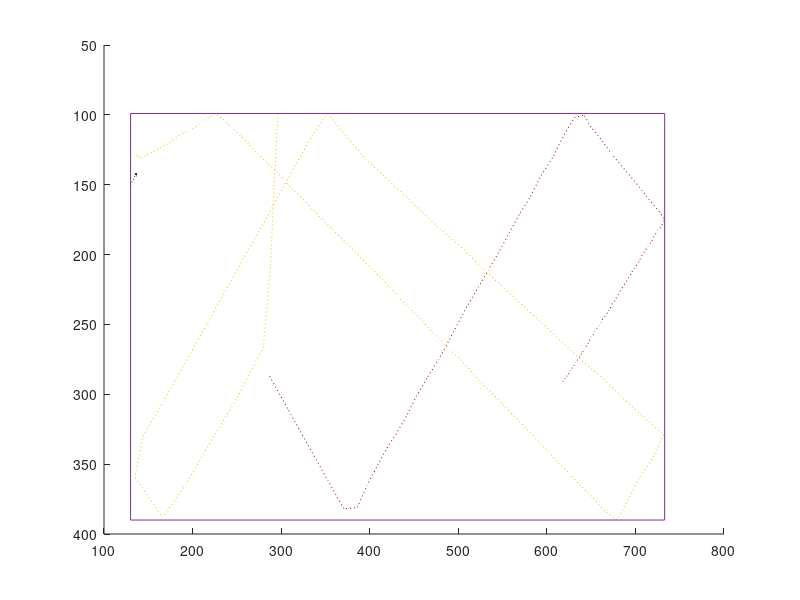

Here is the MATLAB script that generated this plot: (Note: this script raises an error after producing the figure.)
clear;clc; close all

pos = [[287,287,296,99,136,142];[287,287,296,103,136,142];[287,287,292,152,136,143];[287,287,288,208,136,142];[287,287,280,266,137,143];[308,311,250,303,137,144];[330,336,224,330,136,143];[353,362,192,365,136,142];[371,382,166,388,136,142];[386,381,135,359,136,143];[397,365,144,330,136,142];[408,352,167,305,136,142];[419,339,192,277,136,143];[431,327,216,250,136,142];[442,315,238,225,136,143];[453,301,258,202,136,142];[465,288,278,180,136,142];[478,275,298,157,136,143];[489,262,316,136,136,142];[499,250,334,116,136,143];[510,237,352,99,136,142];[523,223,376,117,136,142];[534,211,396,132,136,143];[547,197,418,145,136,142];[558,184,437,156,136,142];[570,170,460,170,136,142];[581,159,480,182,136,143];[593,144,504,195,136,142];[607,130,526,209,136,143];[618,116,548,222,136,142];[631,102,572,236,136,143];[642,100,594,249,136,142];[650,109,616,262,136,143];[658,115,640,276,136,142];[665,121,664,289,136,143];[673,128,686,303,136,142];[681,134,709,316,136,143];[689,140,732,329,136,142];[697,146,721,344,136,143];[705,152,705,359,136,142];[712,158,692,375,136,143];[720,164,679,390,136,142];[728,170,666,384,136,143];[733,175,652,374,136,142];[729,180,639,366,136,143];[725,183,626,357,136,142];[721,187,613,349,136,143];[718,191,600,340,136,142];[714,194,588,332,136,143];[710,198,576,324,136,142];[707,201,562,315,136,143];[704,205,550,307,136,142];[701,208,538,299,136,143];[697,211,526,292,136,142];[695,214,514,283,136,143];[691,218,502,275,136,142];[688,221,490,268,136,143];[685,224,478,260,136,142];[682,227,467,253,136,143];[679,230,456,245,136,142];[677,233,444,238,136,143];[674,235,432,230,136,142];[671,239,422,223,136,143];[669,241,410,215,136,142];[666,244,399,208,136,143];[663,246,388,201,136,142];[661,249,377,194,136,143];[659,251,366,187,136,142];[656,253,356,181,136,143];[654,255,345,174,136,142];[652,258,335,167,136,143];[650,259,324,160,136,142];[648,262,314,154,136,143];[646,264,304,147,136,142];[644,266,294,140,136,143];[642,267,284,134,136,142];[641,269,274,128,136,143];[639,271,264,121,136,142];[637,273,254,115,136,143];[636,274,244,109,136,142];[634,276,234,103,136,143];[632,277,225,99,136,142];[631,279,218,102,136,143];[630,280,210,105,136,142];[629,281,204,108,136,143];[627,282,196,111,136,142];[626,283,189,113,136,143];[625,285,182,116,136,142];[624,286,176,119,136,143];[623,287,168,122,136,142];[622,287,162,124,136,143];[621,288,154,127,136,142];[620,289,148,129,136,143];[620,289,142,131,135,143];[619,290,139,130,134,146];[619,290,136,129,132,147];[619,290,134,128,131,149];[618,291,132,128,130,151];[618,291,130,128,130,153];[618,291,130,127,130,153]];
ball_diam = 11;

x_min = min(min(pos(:,[1 3 5])));
x_max = max(max(pos(:,[1 3 5])));
y_min = min(min(pos(:,[2 4 6])));
y_max = max(max(pos(:,[2 4 6])));

ScoreSheet = figure(1);

hold on

plot(pos(:,1),pos(:,2),'color',[0.631 0.075 0.004],'lineStyle',':');
plot(pos(:,3),pos(:,4),'color',[0.929 0.761 0.016],'lineStyle',':');
plot(pos(:,5),pos(:,6),'color',[0.157 0.157 0.235],'lineStyle',':');
axis ij

line([x_min x_max],[y_min y_min]);
line([x_min x_max],[y_max y_max]);
line([x_min x_min],[y_min y_max]);
line([x_max x_max],[y_min y_max]);

posleft = [pos;pos(end,:);pos(end,:)];
posright = [pos(1,:);pos(1,:);pos];
pos = [pos(1,:);pos;pos(end,:)];

n_frames = numel(pos)/6;

vel = (posright-posleft)/2;
acc = (posright-2*pos+posleft)/4;

dist(1) = floor(sum(sqrt(vel(2:end-1,1).^2+vel(2:end-1,2).^2)));
dist(2) = floor(sum(sqrt(vel(2:end-1,3).^2+vel(2:end-1,4).^2)));
dist(3) = floor(sum(sqrt(vel(2:end-1,5).^2+vel(2:end-1,6).^2)));

velleft=[vel(2:end,:);vel(end,:)];
velright=[vel(1,:);vel(1:end-1,:)];

moving(:,1) = (pos(:,1)-pos(1,1)).^2 + (pos(:,2)-pos(1,2)).^2 >= 100;
moving(:,2) = (pos(:,3)-pos(1,3)).^2 + (pos(:,4)-pos(1,4)).^2 >= 100;
moving(:,3) = (pos(:,5)-pos(1,5)).^2 + (pos(:,6)-pos(1,6)).^2 >= 100;

moving_ind = find(moving);
player_ball = ceil(min(moving_ind(mod(moving_ind-1,n_frames)==min(mod(moving_ind-1,n_frames))))/n_frames);

if player_ball == 1
    player='red';
    ball_a = 2;
    ball_b = 3;
elseif player_ball == 2
    player='yellow';
    ball_a = 1;
    ball_b = 3;
else
    player='white';
    player_ball = 3;
    ball_a = 1;
    ball_b = 2;
end

vel_comp = sqrt(max(vel(:,2*player_ball-1).^2+vel(:,2*player_ball).^2,max(velleft(:,2*player_ball-1).^2+velleft(:,2*player_ball).^2,velright(:,2*player_ball-1).^2+velright(:,2*player_ball).^2)));

vel_comp_a = ball_diam + sqrt(max((vel(:,2*player_ball-1)-vel(:,2*ball_a-1)).^2+(vel(:,2*player_ball)-vel(:,2*ball_a)).^2,max((velleft(:,2*player_ball-1)-velleft(:,2*ball_a-1)).^2+(velleft(:,2*player_ball)-velleft(:,2*ball_a)).^2,(velright(:,2*player_ball-1)-velright(:,2*ball_a-1)).^2+(velright(:,2*player_ball)-velright(:,2*ball_a)).^2)));
vel_comp_b = ball_diam + sqrt(max((vel(:,2*player_ball-1)-vel(:,2*ball_b-1)).^2+(vel(:,2*player_ball)-vel(:,2*ball_b)).^2,max((velleft(:,2*player_ball-1)-velleft(:,2*ball_b-1)).^2+(velleft(:,2*player_ball)-velleft(:,2*ball_b)).^2,(velright(:,2*player_ball-1)-velright(:,2*ball_b-1)).^2+(velright(:,2*player_ball)-velright(:,2*ball_b)).^2)));

band_touch_left = velleft(:,2*player_ball-1) < 0 & velright(:,2*player_ball-1) > 0 & (pos(:,2*player_ball-1)-x_min) <= vel_comp;
band_touch_right = velleft(:,2*player_ball-1) > 0 & velright(:,2*player_ball-1) < 0 & (-pos(:,2*player_ball-1)+x_max) <= vel_comp;
band_touch_up = velleft(:,2*player_ball) < 0 & velright(:,2*player_ball) > 0 & (pos(:,2*player_ball)-y_min) <= vel_comp;
band_touch_down = velleft(:,2*player_ball) > 0 & velright(:,2*player_ball) < 0 & (-pos(:,2*player_ball)+y_max) <= vel_comp;
ball_touch_a = (abs(acc(:,2*player_ball-1)) > 0 | abs(acc(:,2*player_ball)) > 0) & (abs(acc(:,2*ball_a-1)) > 0 | abs(acc(:,2*ball_a)) > 0) & ((pos(:,2*player_ball-1)-pos(:,2*ball_a-1)).^2 + (pos(:,2*player_ball)-pos(:,2*ball_a)).^2) < vel_comp_a.^2;
ball_touch_b = (abs(acc(:,2*player_ball-1)) > 0 | abs(acc(:,2*player_ball)) > 0) & (abs(acc(:,2*ball_b-1)) > 0 | abs(acc(:,2*ball_b)) > 0) & ((pos(:,2*player_ball-1)-pos(:,2*ball_b-1)).^2 + (pos(:,2*player_ball)-pos(:,2*ball_b)).^2) < vel_comp_b.^2;

band_touch_left_left = [band_touch_left(2:end);band_touch_left(end)];
band_touch_right_left = [band_touch_right(2:end);band_touch_right(end)];
band_touch_up_left = [band_touch_up(2:end);band_touch_up(end)];
band_touch_down_left = [band_touch_down(2:end);band_touch_down(end)];
ball_touch_a_left = [ball_touch_a(2:end);ball_touch_a(end)];
ball_touch_b_left = [ball_touch_b(2:end);ball_touch_b(end)];

band_touch_left(band_touch_left & band_touch_left_left) = 0;
band_touch_right(band_touch_right & band_touch_right_left) = 0;
band_touch_up(band_touch_up & band_touch_up_left) = 0;
band_touch_down(band_touch_down & band_touch_down_left) = 0;
ball_touch_a(ball_touch_a & ball_touch_a_left) = 0;
ball_touch_b(ball_touch_b & ball_touch_b_left) = 0;

band_touch=find(band_touch_left | band_touch_right | band_touch_up | band_touch_down);
ball_touch_a = find(ball_touch_a);
ball_touch_b = find(ball_touch_b);

plot(pos(band_touch,2*player_ball-1),pos(band_touch,2*player_ball),'sq','lineStyle','none','color',[0.000000,0.000000,0.000000]);
plot(pos(ball_touch_a,2*player_ball-1),pos(ball_touch_a,2*player_ball),'o','lineStyle','none','color',[0.670588,0.521569,0.517647]);
plot(pos(ball_touch_b,2*player_ball-1),pos(ball_touch_b,2*player_ball),'o','lineStyle','none','color',[0.670588,0.521569,0.517647]);

win = 0;

if numel(ball_touch_a) && numel(ball_touch_b) && numel(band_touch)>=3
    if max(ball_touch_a) < min(ball_touch_b)
        band_touch = band_touch(band_touch>max(ball_touch_a) & band_touch<min(ball_touch_b));
        if numel(band_touch)>=3
            win = 1;
        end
    else
        band_touch = band_touch(band_touch>max(ball_touch_b) & band_touch<min(ball_touch_a));
        if numel(band_touch)>=3
            win = 1;
        end
    end
end

if numel(ball_touch_a) && numel(ball_touch_b)
    balls_touched_t = "2 balls touched";
elseif numel(ball_touch_a) || numel(ball_touch_b)
    balls_touched_t = "1 ball touched";
else
    balls_touched_t = "No ball touched";
end

if numel(band_touch) >= 2
    band_touched_t = sprintf("%d bands touched",numel(band_touch));
elseif numel(band_touch) == 1
    band_touched_t = "1 band touched";
else
    band_touched_t = "No band touched";
end

if win
    win_mess = "You won. You're wonderful <3";
else
    win_mess = "You lost. You litte shit.";
end

text_to_display = {sprintf("Scores for player %s",player),balls_touched_t,band_touched_t,sprintf("dist(r) = %dpx",dist(1)),sprintf("dist(y) = %dpx",dist(2)),sprintf("dist(w) = %dpx",dist(3)),win_mess};
x_text = x_min + [1 13 13 1 7 13 1]*(x_max-x_min)/18;
y_text = y_max + [14 14 43 72 72 72 43];
text(x_text,y_text,text_to_display);

time_t = floor(clock);
scoresheet_title = sprintf('Scores Sheet - F3 - %s %dh%dmin%ds',date,time_t(4:6));
sgtitle(scoresheet_title)

axis([x_min-5 x_max+5 y_min-5 y_max+100]);
set(gca,'visible','off');
set(gca,'xtick',[]);

set(gcf, 'PaperUnits', 'centimeters', 'Units', 'centimeters');
set(gcf, 'PaperSize', [29.7 21]);
set(gcf, 'Position', [0.5 0.5 28.7 20]);

saveas(ScoreSheet,'ScoreSheet','pdf');
open('ScoreSheet.pdf');

clc;clear;

return
